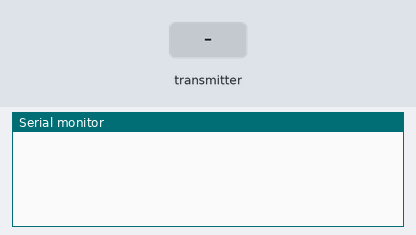
This sketch was run on a simulated ESP8266 (NodeMCU). On the bench: the last lines printed to the serial monitor. The test bench sets the inputs (shaded band).

Above: at 1.2 s.
1.3 s: the transmitter starts sending msg = 0
At 1.61 s:
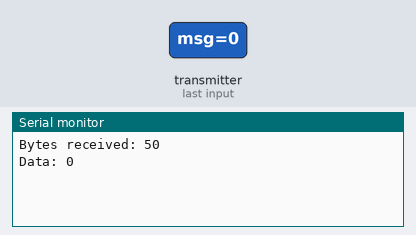
2.8 s: the transmitter starts sending msg = 1
At 3.11 s:
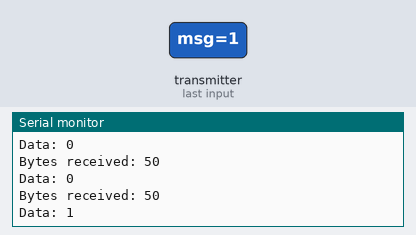

The sketch:

OneWayReceiverNodeMCU.ino
```cpp
/*
  Flow of the code
  1 - Put WiFi in STA Mode
  2 - Initialise ESPNOW
  3 - Set Role to Combo
  4 - Add peer device
  5 - Define Send Callback Function
  6 - Define Receive Callback Function
*/

#include <Wire.h>
#ifdef ESP32
  #include <WiFi.h>
#else
  #include <ESP8266WiFi.h>
#endif
#include <espnow.h>

// REPLACE WITH THE MAC Address of your receiver
uint8_t broadcastAddress[] = {0xC8, 0xC9, 0xA3, 0x69, 0xDA, 0xCA};

typedef struct struct_message {
  char msg[50];
} struct_message;

// Create a struct_message called outgoingReadings to hold outgoing data
//struct_message outgoingReadings;

// Create a struct_message called incomingReadings to hold incoming data
struct_message incomingReadings;

// Variable to store if sending data was successful
String success;

// Callback when data is sent
//void OnDataSent(uint8_t *mac_addr, uint8_t sendStatus) {
//  Serial.print("Last Packet Send Status: ");
//  if (sendStatus == 0) {
//    Serial.println("Delivery success");
//  }
//  else {
//    Serial.println("Delivery fail");
//  }
//}

// Callback when data is received
void OnDataRecv(uint8_t * mac, uint8_t *incomingData, uint8_t len) {
  memcpy(&incomingReadings, incomingData, sizeof(incomingReadings));
  Serial.print("Bytes received: ");
  Serial.println(len);
  Serial.print("Data: "); Serial.println(incomingReadings.msg);
}


void setup() {
  // Init Serial Monitor
  Serial.begin(115200);

  // Set device as a Wi-Fi Station
  WiFi.mode(WIFI_STA);
  WiFi.disconnect();

  // Init ESP-NOW
  if (esp_now_init() != 0) {
    Serial.println("Error initialising ESP-NOW");
    return;
  }

  // Set ESP-NOW Role
  esp_now_set_self_role(ESP_NOW_ROLE_COMBO);

  // Once ESPNow is successfully Init, we will register for Send CB to
  // get the status of Transmitted packet
  // esp_now_register_send_cb(OnDataSent);

  // Register peer
  esp_now_add_peer(broadcastAddress, ESP_NOW_ROLE_COMBO, 1, NULL, 0);


  // Register for a callback function that will be called when data is received
  esp_now_register_recv_cb(OnDataRecv);
}

void loop() {

//  strcpy(outgoingReadings.msg, "Hello from Front NodeMCU");
//   esp_now_send(broadcastAddress, (uint8_t *) &outgoingReadings, sizeof(outgoingReadings));

  delay(2000);
}
```

Measured:
- after the input at 1.3 s, the serial monitor: prints a new line at once (image 1)
- after the input at 2.8 s, the serial monitor: prints a new line at once (image 2)
